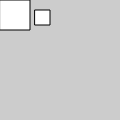
Frame 1 (no input)
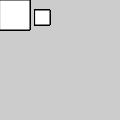
Frame 60 (no input)
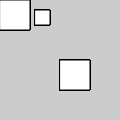
Frame 120 (the mouse pressed at the canvas centre since frame 60)

The p5.js sketch that drew these frames (run headless with seeded random() and noise() and a simulated clock; from frame 60 on, the mouse is pressed at the canvas centre):

// p5.js sketch
// ── sketch.js
function setup() {
  createCanvas(120, 120);
  background(204);
}

function draw() {
  push();
  translate(mouseX, mouseY);
  rect(0,0,30,30);
  pop();
  translate(35,10);
  rect(0,0,15,15);
}
